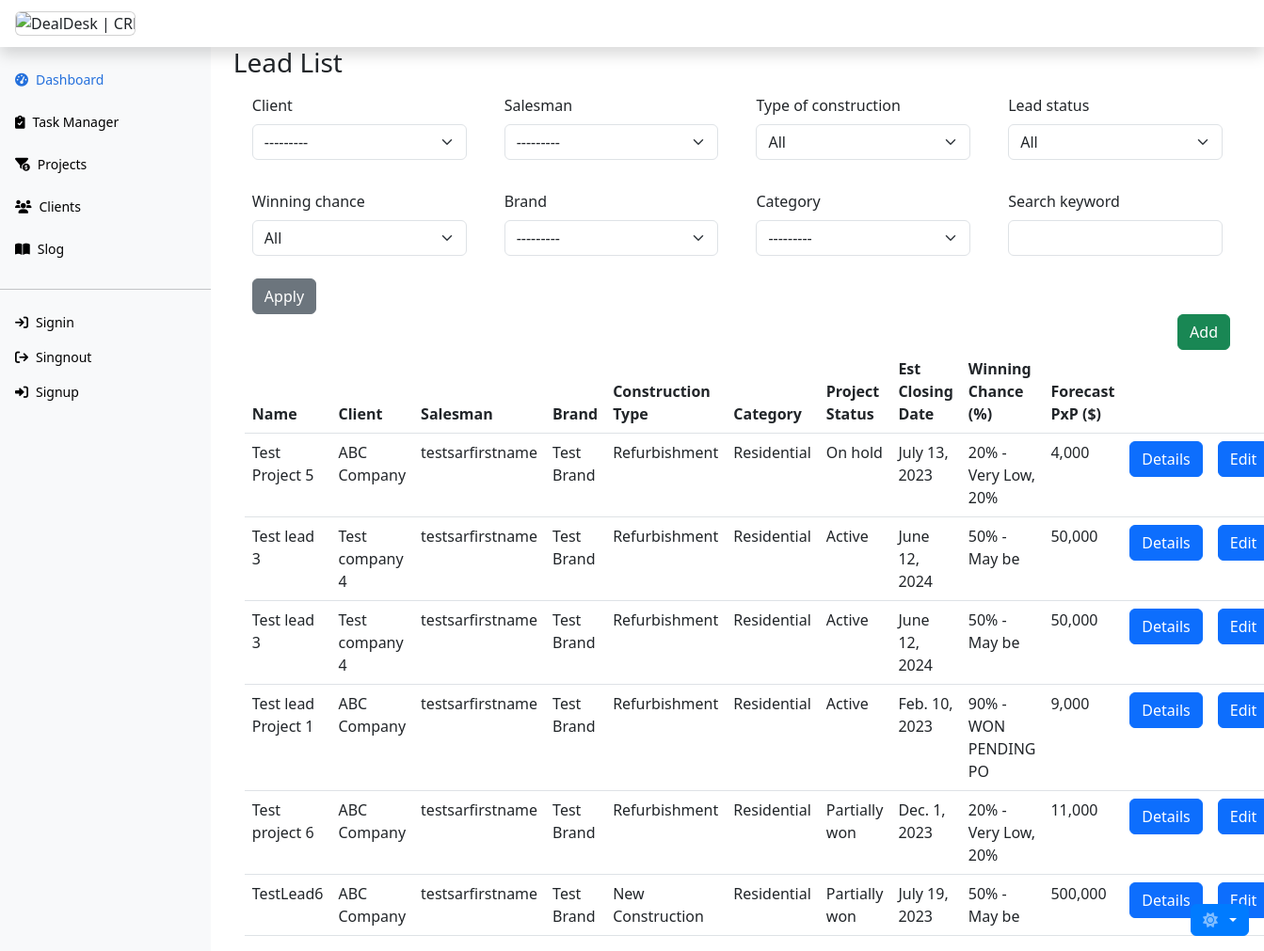
The app's page /lead_master/list/ with its own data.
### lead_master/models.py (models this page shows, shortened)
class Brand(models.Model):
    brand = models.CharField(max_length=55, null=False)
    created_on = models.DateTimeField(auto_now_add=True)
    updated_on = models.DateTimeField(auto_now=True)
    class Meta:
        ordering = ['brand']
    def __str__(self):
        return self.brand

class Category(models.Model):
    category = models.CharField(max_length=55, null=False)
    created_on = models.DateTimeField(auto_now_add=True)
    updated_on = models.DateTimeField(auto_now=True)
    class Meta:
        ordering = ['category']
        verbose_name_plural = "categories"
    def __str__(self):
        return self.category

class LeadMaster(models.Model):
    name = models.CharField(max_length=100, null=False)
    client = models.ForeignKey(
        'client.Client',
        on_delete=models.SET(get_client),
        related_name='lead_masters'
    )
    location = models.CharField(max_length=55, null=False)
    brand = models.ForeignKey(
        Brand,
        on_delete=models.SET(get_brand),
        related_name='lead_masters'
    )
    created_on = models.DateTimeField(auto_now_add=True)
    updated_on = models.DateTimeField(auto_now=True)
    salesman = models.ForeignKey(
        'team.Sar',
        on_delete=models.SET(get_salesman),
        related_name='lead_masters',
    )
    manager = models.ForeignKey(
        'team.Manager',
        on_delete=models.SET(get_manager),
        related_name='lead_masters'
    )
    type_of_construction = models.CharField(
        max_length=20,
        choices=TYPE_OF_CONSTRUCTION,
        null=False
    )
    category = models.ForeignKey(
        Category,
        on_delete=models.SET(get_category),
        related_name='lead_masters'
    )
    lead_status = models.TextField(
        max_length=55,
        choices=LEAD_STATUS,
        null=False,
        default="Active"
    )
    est_closing_date = models.DateField(null=False)
    est_date_of_delivery = models.DateField()
    potential_value = models.DecimalField(
        max_digits=10,
        decimal_places=0,
        null=False)
    winning_chance = models.DecimalField(
        max_digits=3,
        decimal_places=2,
        choices=WINNING_CHANCE,
        null=False
    )
    forecast_pxp = models.DecimalField(
        max_digits=10,
        decimal_places=0,
        null=True,
        blank=True
    )
    class Meta:
        ordering = ['name']

### client/models.py (models this page shows)
class Client(models.Model):
    company_name = models.CharField(max_length=255, null=False)
    first_name = models.CharField(max_length=55, null=False)
    last_name = models.CharField(max_length=55, null=False)
    client_type = models.CharField(
        max_length=55,
        choices=CLIENT_TYPE_CHOICES,
        null=False,
        default="CLN"
    )
    address1 = models.CharField(max_length=255, null=False)
    address2 = models.CharField(max_length=255, null=False)
    postal_code = models.CharField(max_length=10)
    city = models.CharField(max_length=255, null=False)
    country = models.CharField(max_length=255)
    telephone = models.CharField(max_length=20)
    mobile = models.CharField(max_length=20, null=False)
    email = models.EmailField(null=False)
    salesman = models.ForeignKey(
        Sar,
        on_delete=models.SET(get_salesman),
        related_name='clients'
    )
    manager = models.ForeignKey(
        Manager,
        on_delete=models.SET(get_manager),
        related_name='clients'
    )
    created_on = models.DateTimeField(auto_now_add=True)
    updated_on = models.DateTimeField(auto_now=True)
    class Meta:
        verbose_name = 'Client'
        verbose_name_plural = 'Clients'
        db_table = 'Client.Client'
        ordering = ['company_name']
    def __str__(self):
        return self.company_name

### team/models.py (models this page shows)
class Sar(models.Model):
    first_name = models.CharField(max_length=55)
    last_name = models.CharField(max_length=55)
    mobile = models.CharField(max_length=20)
    email = models.EmailField()
    manager = models.ForeignKey(
        Manager,
        on_delete=models.SET(get_manager),
        related_name='sars',)
    created_on = models.DateTimeField(auto_now_add=True)
    updated_on = models.DateTimeField(auto_now=True)
    class Meta:
        db_table = 'Team.Sar'
        ordering = ['first_name']
        verbose_name_plural = 'Sars'
    def __str__(self):
        return f"{self.first_name}"

### lead_master/views.py (the view)
# urls.py: path('list/', LeadListView.as_view(), name='lead_list'),
class LeadListView(ListView):
    model = LeadMaster
    template_name = 'lead_master/lead_list.html'
    context_object_name = 'leads'
    paginate_by = 10
    def get_queryset(self):
        queryset = super().get_queryset()
        form = LeadMasterFilterForm(self.request.GET)
        if form.is_valid():
            client = form.cleaned_data['client']
            salesman = form.cleaned_data['salesman']
            type_of_construction = form.cleaned_data['type_of_construction']
            lead_status = form.cleaned_data['lead_status']
            winning_chance = form.cleaned_data['winning_chance']
            brand = form.cleaned_data['brand']
            category = form.cleaned_data['category']
            search_keyword = form.cleaned_data['search_keyword']
        if client:
            queryset = queryset.filter(client=client)
        if salesman:
            queryset = queryset.filter(salesman=salesman)
        if type_of_construction:
            queryset = queryset.filter(
                type_of_construction=type_of_construction
                )
        if lead_status:
            queryset = queryset.filter(lead_status=lead_status)
        if winning_chance:
            queryset = queryset.filter(winning_chance=winning_chance)
        if brand:
            queryset = queryset.filter(brand=brand)
        if category:
            queryset = queryset.filter(category=category)
        if search_keyword:
            queryset = queryset.filter(
                name__icontains=search_keyword
            )
        return queryset
    def get_context_data(self, **kwargs):
        context = super().get_context_data(**kwargs)
        context['filter_form'] = LeadMasterFilterForm(self.request.GET)
        return context

### lead_master/templates/lead_master/lead_list.html (shortened to what this page needs)
{% extends 'base.html' %}
{% load crispy_forms_tags %}
{% load humanize %}
{% block content %}
<div class="col-lg-12">
    <div class="row">
        <div class="col-12">
            <h3 class="bg-body">Lead List</h3>
            <form class="mb-3" method="get" action="{% url 'lead_master:lead_list' %}">
                <div class="container">
                    <div class="row">
                        {% for field in filter_form %}
                        <div class="col-lg-3 col-md-4 col-sm-6">
                            <div class="p-2">
                                {{ field|as_crispy_field }}
                            </div>
                        </div>
                        {% endfor %}
                        <div class="row">
                            <div class="col-sm-2">
                                <button type="submit" class="btn btn-secondary ms-2">Apply</button>
                            </div>
                        </div>
                    </div>
            </form>
            <div class="d-flex justify-content-end">
                <a href="{% url 'lead_master:lead_new' %}"
                    class="btn btn-success link-offset-2 link-underline-opacity-25 link-underline-opacity-100-hover">
                    Add
                </a>
            </div>
            <table class="table bg-body-tertiary table-hover">
                <thead>
                    <tr>
                        <th>Name</th>
                        <th>Client</th>
                        <th>Salesman</th>
                        <th>Brand</th>
                        <th>Construction Type</th>
                        <th>Category</th>
                        <th>Project Status</th>
                        <th>Est Closing Date</th>
                        <th>Winning Chance (%)</th>
                        <th>Forecast PxP ($)</th>
                        <th></th>
                        <th></th>
                    </tr>
                </thead>
                <tbody>
                    {% for lead in leads %}
                    <tr>
                        <td>{{ lead.name }}</td>
                        <td>{{ lead.client }}</td>
                        <td>{{ lead.salesman }}</td>
                        <td>{{ lead.brand }}</td>
                        <td>{{ lead.get_type_of_construction_display }}</td>
                        <td>{{ lead.category }}</td>
                        <td>{{ lead.get_lead_status_display }}</td>
                        <td>{{ lead.est_closing_date }}</td>
                        <td>{{ lead.get_winning_chance_display }}</td>
                        <td>{{ lead.forecast_pxp|intcomma }}</td>
                        <td>
                            <button type="button"
                                onclick="location.href='{% url 'lead_master:lead_detail' pk=lead.pk %}'"
                                class="btn btn-primary link-offset-2 link-underline-opacity-25 link-underline-opacity-100-hover">
                                Details
                            </button>
                        </td>
                        <td>
                            <button type="button" onclick="location.href='{% url 'lead_master:lead_edit' pk=lead.pk %}'"
                                class="btn btn-primary link-offset-2 link-underline-opacity-25 link-underline-opacity-100-hover">
                                Edit
                            </button>
                        </td>
                    </tr>
                    {% empty %}
                    <tr>
                        <td colspan="5">No leads found.</td>
                    </tr>
                    {% endfor %}
                </tbody>
            </table>
        </div>
    </div>
</div>
{% endblock %}

### records on screen
Brand: filter_form "---------"
Category: filter_form "---------"
LeadMaster: name "Test Project 5", client "ABC Company", salesman "testsarfirstname", brand "Test Brand", type_of_construction "Refurbishment", category "Residential", lead_status "On hold", est_closing_date "July 13, 2023", winning_chance "20% - Very Low, 20%", forecast_pxp "4,000"
LeadMaster: name "Test lead 3", client "Test company 4", salesman "testsarfirstname", brand "Test Brand", type_of_construction "Refurbishment", category "Residential", lead_status "Active", est_closing_date "June 12, 2024", winning_chance "50% - May be", forecast_pxp "50,000"
LeadMaster: name "Test lead 3", client "Test company 4", salesman "testsarfirstname", brand "Test Brand", type_of_construction "Refurbishment", category "Residential", lead_status "Active", est_closing_date "June 12, 2024", winning_chance "50% - May be", forecast_pxp "50,000"
LeadMaster: name "Test lead Project 1", client "ABC Company", salesman "testsarfirstname", brand "Test Brand", type_of_construction "Refurbishment", category "Residential", lead_status "Active", est_closing_date "Feb. 10, 2023", winning_chance "90% - WON PENDING PO", forecast_pxp "9,000"
LeadMaster: name "Test project 6", client "ABC Company", salesman "testsarfirstname", brand "Test Brand", type_of_construction "Refurbishment", category "Residential", lead_status "Partially won", est_closing_date "Dec. 1, 2023", winning_chance "20% - Very Low, 20%", forecast_pxp "11,000"
LeadMaster: name "TestLead6", client "ABC Company", salesman "testsarfirstname", brand "Test Brand", type_of_construction "New Construction", category "Residential", lead_status "Partially won", est_closing_date "July 19, 2023", winning_chance "50% - May be", forecast_pxp "500,000"
